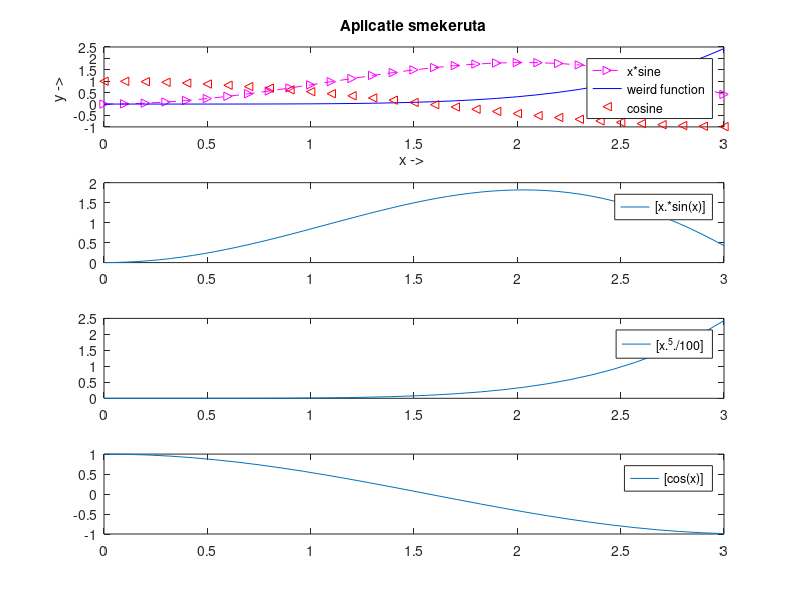

The MATLAB script that drew this image:
x = 0:0.1:3;
subplot(4,1,1)
plot(x, x.*sin(x), '-->m', x, x.^5/100, 'b', x, cos(x), '<r')
xlabel("x -> ")
ylabel("y -> ")
legend("x*sine", "weird function", "cosine")
title("Aplicatie smekeruta")
subplot(4,1,2)
fplot("[x*sin(x)]", [0, 3])
subplot(4,1,3)
fplot("[x^5/100]", [0, 3])
subplot(4,1,4)
fplot("[cos(x)]", [0, 3])